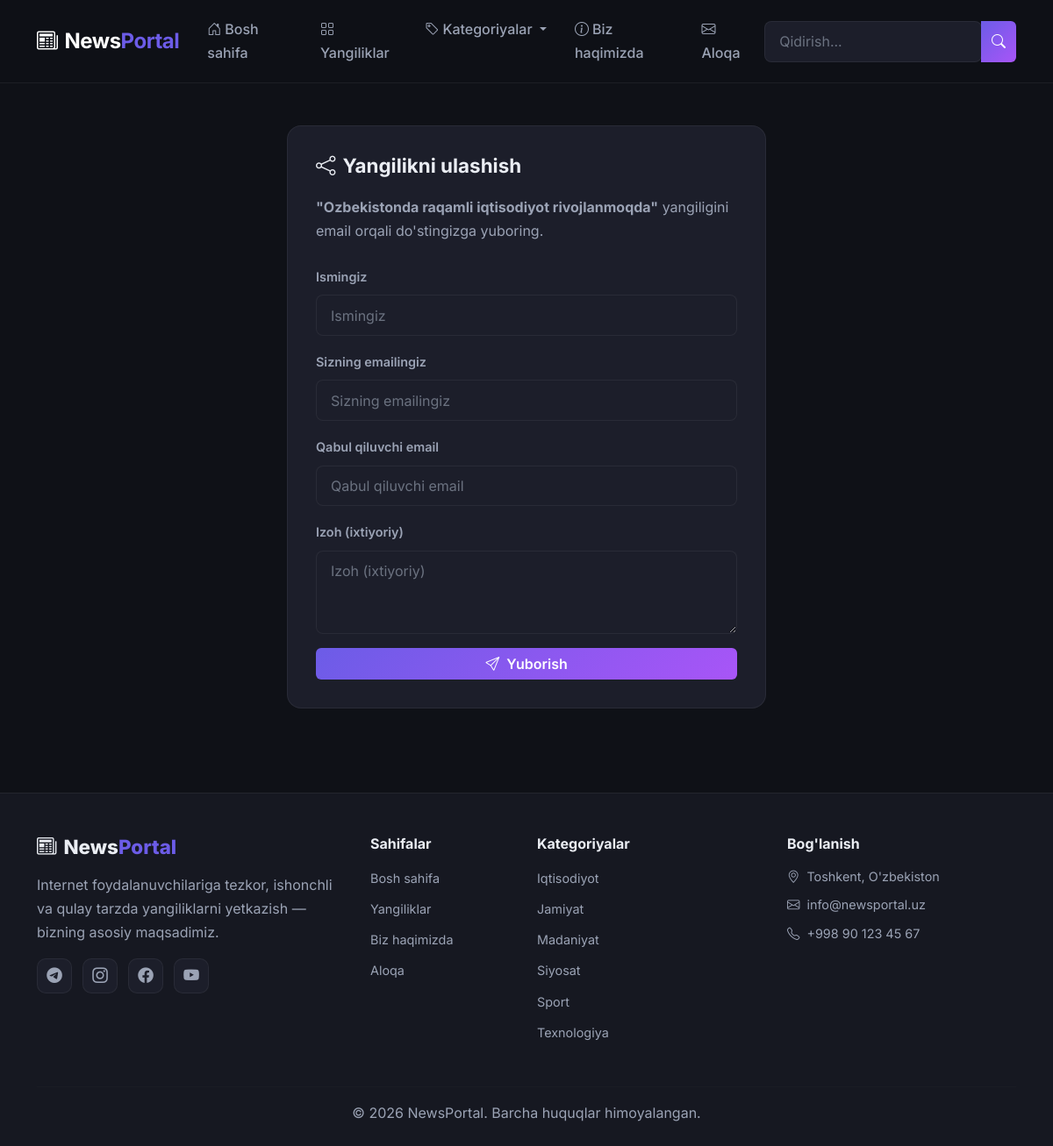
/yangilik/raqamli-iqtisodiyot/ulashish/, run on the app's committed database.
### news/models.py (models this page shows, shortened)
class Post(models.Model):
    STATUS_CHOICES = (
        ('draft', 'Qoralama'),
        ('published', 'Nashr qilingan'),
    )
    title = models.CharField(max_length=300)
    slug = models.SlugField(max_length=300, unique_for_date='publish')
    body = models.TextField()
    image = models.ImageField(upload_to='posts/%Y/%m/%d/', blank=True, null=True)
    author = models.ForeignKey(User, on_delete=models.CASCADE, related_name='news_posts')
    category = models.ForeignKey(Category, on_delete=models.SET_NULL, null=True, blank=True, related_name='posts')
    tags = models.CharField(max_length=500, blank=True, help_text="Vergul bilan ajrating: sport, texnologiya, ilm-fan")
    status = models.CharField(max_length=10, choices=STATUS_CHOICES, default='draft')
    publish = models.DateTimeField(default=timezone.now)
    created = models.DateTimeField(auto_now_add=True)
    updated = models.DateTimeField(auto_now=True)
    views_count = models.PositiveIntegerField(default=0)
    class Meta:
        ordering = ['-publish']

class Category(models.Model):
    name = models.CharField(max_length=200)
    slug = models.SlugField(max_length=200, unique=True)
    class Meta:
        ordering = ['name']
        verbose_name_plural = 'categories'
    def get_absolute_url(self):
        return reverse('news:category', args=[self.slug])

### news/views.py (the view)
# urls.py: path('yangilik/<slug:slug>/ulashish/', views.post_share, name='post_share'),
def post_share(request, slug):
    post = get_object_or_404(Post, slug=slug, status='published')
    sent = False
    if request.method == 'POST':
        form = EmailShareForm(request.POST)
        if form.is_valid():
            cd = form.cleaned_data
            post_url = request.build_absolute_uri(post.get_absolute_url())
            subject = f"{cd['name']} sizga yangilik yubordi: {post.title}"
            message = f"'{post.title}' yangiligini o'qing: {post_url}\n\n" \
                      f"{cd['name']} izohi: {cd['comments']}"
            send_mail(subject, message, cd['email'], [cd['to']])
            sent = True
    else:
        form = EmailShareForm()
    return render(request, 'news/post_share.html', {
        'post': post,
        'form': form,
        'sent': sent,
    })

### news/forms.py
class EmailShareForm(forms.Form):
    name = forms.CharField(max_length=100, widget=forms.TextInput(attrs={
        'class': 'form-control', 'placeholder': 'Ismingiz',
    }))
    email = forms.EmailField(widget=forms.EmailInput(attrs={
        'class': 'form-control', 'placeholder': 'Sizning emailingiz',
    }))
    to = forms.EmailField(widget=forms.EmailInput(attrs={
        'class': 'form-control', 'placeholder': 'Qabul qiluvchi email',
    }))
    comments = forms.CharField(required=False, widget=forms.Textarea(attrs={
        'class': 'form-control', 'placeholder': 'Izoh (ixtiyoriy)', 'rows': 3,
    }))

### news/context_processors.py (called while the page is built)
def categories_processor(request):
    return {
        'all_categories': Category.objects.all(),
    }

### news/templates/news/post_share.html (shortened to what this page needs)
{% extends "news/base.html" %}
{% block content %}
<section class="py-5">
    <div class="container">
        <div class="row justify-content-center">
            <div class="col-lg-6 col-md-8">
                <div class="form-card">
                    <h1 class="form-card-title"><i class="bi bi-share me-2"></i>Yangilikni ulashish</h1>
                    <p class="text-muted-light mb-4">
                        <strong>"{{ post.title }}"</strong> yangiligini email orqali do'stingizga yuboring.
                    </p>
                    {% if sent %}
                    <div class="alert alert-success">
                        <i class="bi bi-check-circle me-2"></i>Yangilik muvaffaqiyatli yuborildi!
                    </div>
                    <a href="{{ post.get_absolute_url }}" class="btn btn-accent">
                        <i class="bi bi-arrow-left me-2"></i>Yangilikka qaytish
                    </a>
                    {% else %}
                    <form method="post">
                        <div class="mb-3">
                            <label class="form-label">Ismingiz</label>
                            {{ form.name }}
                        </div>
                        <div class="mb-3">
                            <label class="form-label">Sizning emailingiz</label>
                            {{ form.email }}
                        </div>
                        <div class="mb-3">
                            <label class="form-label">Qabul qiluvchi email</label>
                            {{ form.to }}
                        </div>
                        <div class="mb-3">
                            <label class="form-label">Izoh (ixtiyoriy)</label>
                            {{ form.comments }}
                        </div>
                        <button type="submit" class="btn btn-accent w-100">
                            <i class="bi bi-send me-2"></i>Yuborish
                        </button>
                    </form>
                    {% endif %}
                </div>
            </div>
        </div>
    </div>
</section>
{% endblock %}

### news/templates/news/base.html (shortened to what this page needs)
{% load static %}
<!DOCTYPE html>
<html lang="uz">
<head>
    <link href="https://cdn.jsdelivr.net/npm/bootstrap@5.3.3/dist/css/bootstrap.min.css" rel="stylesheet">
    <link href="https://cdn.jsdelivr.net/npm/bootstrap-icons@1.11.3/font/bootstrap-icons.css" rel="stylesheet">
    <link rel="stylesheet" href="{% static 'news/css/style.css' %}">
</head>
<body>
    <nav class="navbar navbar-expand-lg navbar-dark sticky-top" id="main-navbar">
        <div class="container">
            <a class="navbar-brand fw-bold" href="{% url 'news:home' %}">
                <i class="bi bi-newspaper me-2"></i>News<span class="text-accent">Portal</span>
            </a>
            <div class="collapse navbar-collapse" id="navbarNav">
                <ul class="navbar-nav me-auto">
                    <li class="nav-item">
                        <a class="nav-link" href="{% url 'news:home' %}"><i class="bi bi-house-door me-1"></i>Bosh sahifa</a>
                    </li>
                    <li class="nav-item">
                        <a class="nav-link" href="{% url 'news:post_list' %}"><i class="bi bi-grid me-1"></i>Yangiliklar</a>
                    </li>
                    <li class="nav-item dropdown">
                        <a class="nav-link dropdown-toggle" href="#" role="button" data-bs-toggle="dropdown">
                            <i class="bi bi-tag me-1"></i>Kategoriyalar
                        </a>
                    </li>
                    <li class="nav-item">
                        <a class="nav-link" href="{% url 'news:about' %}"><i class="bi bi-info-circle me-1"></i>Biz haqimizda</a>
                    </li>
                    <li class="nav-item">
                        <a class="nav-link" href="{% url 'news:contact' %}"><i class="bi bi-envelope me-1"></i>Aloqa</a>
                    </li>
                </ul>
                <form class="d-flex" action="{% url 'news:post_search' %}" method="get" id="search-form">
                    <div class="input-group">
                        <input class="form-control search-input" type="search" name="query" placeholder="Qidirish..." aria-label="Qidirish">
                        <button class="btn btn-accent" type="submit"><i class="bi bi-search"></i></button>
                    </div>
                </form>
            </div>
        </div>
    </nav>
    <main class="main-content">
        {% block content %}{% endblock %}
    </main>
    <footer class="site-footer">
        <div class="container">
            <div class="row g-4">
                <div class="col-lg-4 col-md-6">
                    <h5 class="footer-brand"><i class="bi bi-newspaper me-2"></i>News<span class="text-accent">Portal</span></h5>
                    <p class="text-muted-light">Internet foydalanuvchilariga tezkor, ishonchli va qulay tarzda yangiliklarni yetkazish — bizning asosiy maqsadimiz.</p>
                    <div class="social-links">
                        <a href="#"><i class="bi bi-telegram"></i></a>
                        <a href="#"><i class="bi bi-instagram"></i></a>
                        <a href="#"><i class="bi bi-facebook"></i></a>
                        <a href="#"><i class="bi bi-youtube"></i></a>
                    </div>
                </div>
                <div class="col-lg-2 col-md-6">
                    <h6 class="footer-title">Sahifalar</h6>
                    <ul class="footer-links">
                        <li><a href="{% url 'news:home' %}">Bosh sahifa</a></li>
                        <li><a href="{% url 'news:post_list' %}">Yangiliklar</a></li>
                        <li><a href="{% url 'news:about' %}">Biz haqimizda</a></li>
                        <li><a href="{% url 'news:contact' %}">Aloqa</a></li>
                    </ul>
                </div>
                <div class="col-lg-3 col-md-6">
                    <h6 class="footer-title">Kategoriyalar</h6>
                    <ul class="footer-links">
                        {% for cat in all_categories %}
                        <li><a href="{{ cat.get_absolute_url }}">{{ cat.name }}</a></li>
                        {% empty %}
                        <li><span class="text-muted-light">Hali kategoriya yo'q</span></li>
                        {% endfor %}
                    </ul>
                </div>
                <div class="col-lg-3 col-md-6">
                    <h6 class="footer-title">Bog'lanish</h6>
                    <ul class="footer-contact">
                        <li><i class="bi bi-geo-alt me-2"></i>Toshkent, O'zbekiston</li>
                        <li><i class="bi bi-envelope me-2"></i>info@newsportal.uz</li>
                        <li><i class="bi bi-telephone me-2"></i>+998 90 123 45 67</li>
                    </ul>
                </div>
            </div>
            <hr class="footer-divider">
            <div class="text-center">
                <p class="mb-0 text-muted-light">&copy; 2026 NewsPortal. Barcha huquqlar himoyalangan.</p>
            </div>
        </div>
    </footer>
</body>
</html>

### news/static/news/css/style.css (style rules this page uses)
:root { --bg-primary: #0f1117; --bg-secondary: #161821; --bg-card: #1c1e2a; --bg-card-hover: #232536; --bg-input: #1c1e2a; --text-primary: #eaedf3; --text-secondary: #9ba3b5; --text-muted: #6b7280; --accent: #6c5ce7; --accent-hover: #5a4bd1; --accent-subtle: rgba(108, 92, 231, 0.15); --accent-glow: rgba(108, 92, 231, 0.3); --gradient-accent: linear-gradient(135deg, #6c5ce7, #a855f7); --gradient-hero: linear-gradient(135deg, #0f1117 0%, #1a1140 50%, #0f1117 100%); --border-color: rgba(255, 255, 255, 0.06); --shadow-sm: 0 2px 8px rgba(0, 0, 0, 0.2); --shadow-md: 0 8px 24px rgba(0, 0, 0, 0.3); --shadow-lg: 0 16px 48px rgba(0, 0, 0, 0.4); --shadow-accent: 0 8px 32px rgba(108, 92, 231, 0.2); --radius: 12px; --radius-lg: 16px; --transition: all 0.3s cubic-bezier(0.4, 0, 0.2, 1); }
* { margin: 0; padding: 0; box-sizing: border-box; }
body { font-family: 'Inter', -apple-system, BlinkMacSystemFont, sans-serif; background-color: var(--bg-primary); color: var(--text-primary); line-height: 1.7; -webkit-font-smoothing: antialiased; }
a { color: var(--accent); text-decoration: none; transition: var(--transition); }
.text-accent { color: var(--accent); }
.text-muted-light { color: var(--text-secondary) !important; }
#main-navbar { background: rgba(15, 17, 23, 0.85); backdrop-filter: blur(20px); -webkit-backdrop-filter: blur(20px); border-bottom: 1px solid var(--border-color); padding: 0.75rem 0; z-index: 1030; }
#main-navbar .navbar-brand { font-size: 1.5rem; font-weight: 800; letter-spacing: -0.5px; }
#main-navbar .nav-link { color: var(--text-secondary); font-weight: 500; padding: 0.5rem 1rem; border-radius: 8px; transition: var(--transition); }
.search-input { background: var(--bg-input) !important; border: 1px solid var(--border-color) !important; color: var(--text-primary) !important; border-radius: 8px 0 0 8px !important; padding: 0.4rem 1rem; }
.search-input::placeholder { color: var(--text-muted); }
.btn-accent { background: var(--gradient-accent); color: #fff !important; border: none; font-weight: 600; transition: var(--transition); }
.form-card { background: var(--bg-card); border: 1px solid var(--border-color); border-radius: var(--radius-lg); padding: 2rem; }
.form-card-title { font-size: 1.4rem; font-weight: 700; margin-bottom: 1.25rem; }
.form-control { background: var(--bg-input) !important; border: 1px solid var(--border-color) !important; color: var(--text-primary) !important; border-radius: 8px !important; padding: 0.65rem 1rem; transition: var(--transition); }
.form-control::placeholder { color: var(--text-muted) !important; }
.form-label { font-weight: 600; font-size: 0.9rem; color: var(--text-secondary); }
.site-footer { background: var(--bg-secondary); border-top: 1px solid var(--border-color); padding: 3rem 0 1.5rem; margin-top: 3rem; }
.footer-brand { font-size: 1.4rem; font-weight: 800; margin-bottom: 1rem; }
.footer-title { font-weight: 700; margin-bottom: 1rem; color: var(--text-primary); }
.footer-links { list-style: none; padding: 0; }
.footer-links li { margin-bottom: 0.5rem; }
.footer-links a { color: var(--text-secondary); font-size: 0.9rem; transition: var(--transition); }
.footer-contact { list-style: none; padding: 0; }
.footer-contact li { color: var(--text-secondary); font-size: 0.9rem; margin-bottom: 0.5rem; }
.social-links { display: flex; gap: 0.75rem; margin-top: 1rem; }
.social-links a { width: 40px; height: 40px; background: var(--bg-card); border: 1px solid var(--border-color); border-radius: 10px; display: flex; align-items: center; justify-content: center; color: var(--text-secondary); font-size: 1.1rem; transition: var(--transition); }
.footer-divider { border-color: var(--border-color); margin: 2rem 0 1rem; }

### data on the page
Post: title "Ozbekistonda raqamli iqtisodiyot rivojlanmoqda"
Category: name "Iqtisodiyot"
Category: name "Jamiyat"
Category: name "Madaniyat"
Category: name "Siyosat"
Category: name "Sport"
Category: name "Texnologiya"
